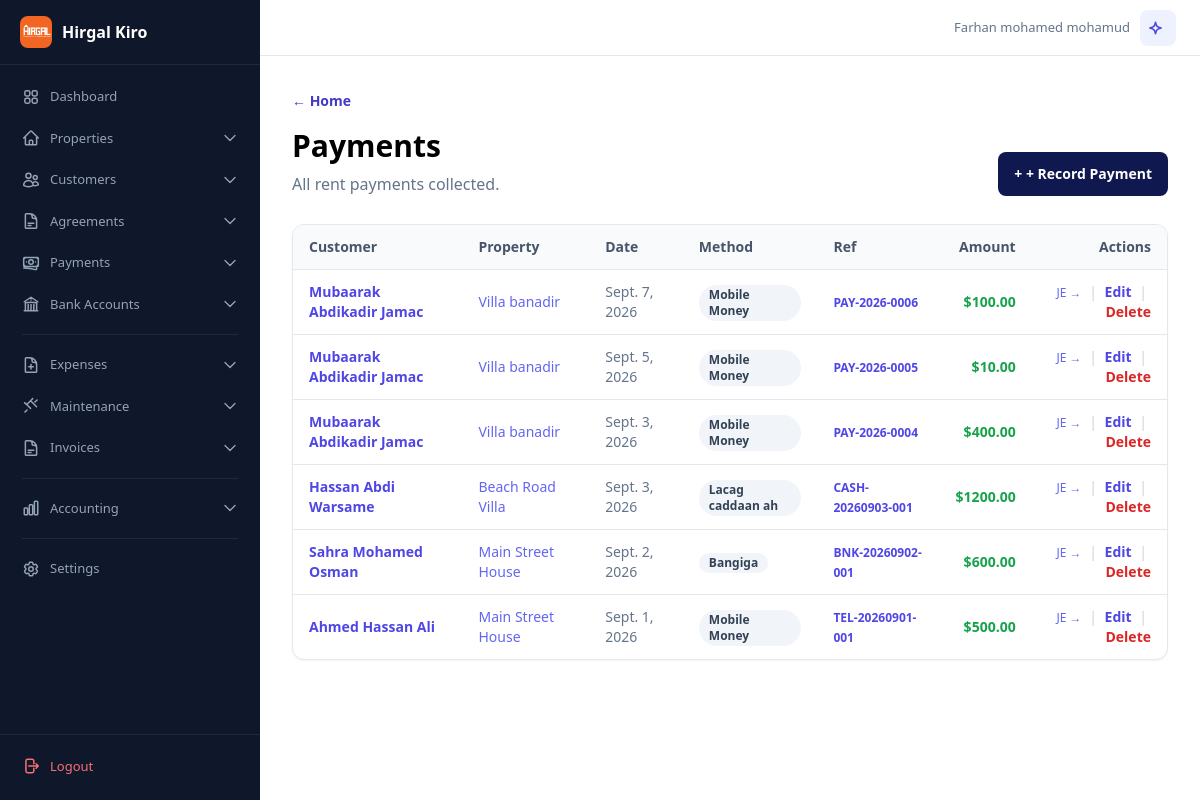
Screenshot of /lacag-bixinta/ (signed in) with the database file from the repository.
### accounts/models.py (models this page shows, shortened)
class User(AbstractBaseUser, PermissionsMixin):
    username = models.CharField(max_length=50, unique=True)
    phone_number = models.CharField(max_length=20, unique=True)
    full_name = models.CharField("Magaca oo buuxa", max_length=150)
    managed_account = models.ForeignKey(
        "self",
        on_delete=models.SET_NULL,
        null=True,
        blank=True,
        related_name="managed_users",
        verbose_name="Sii gelitaanka akoonka (Managed Account)",
        help_text="Dooro akoonka uu isticmaalahani maamulayo xogtiisa (Tusaale: Farxaan)."
    )
    is_active = models.BooleanField(default=True)
    is_approved = models.BooleanField("La ansixiyay", default=False)
    is_staff = models.BooleanField(default=False)
    can_use_chatbot = models.BooleanField("AI Chatbot", default=False, help_text="Ikhtiyaari: Ogolow isticmaalahan inuu isticmaalo AI Chatbot")
    date_joined = models.DateTimeField(auto_now_add=True)
    objects = UserManager()
    USERNAME_FIELD = "username"
    REQUIRED_FIELDS = ["phone_number", "full_name"]
    def get_data_owner(self):
        return self.managed_account if self.managed_account_id else self

### finance/models.py (models this page shows, shortened)
class Payment(models.Model):
    PAYMENT_METHODS = [("cash", "Lacag caddaan ah"), ("mobile_money", "Mobile Money"), ("bank", "Bangiga"), ("other", "Kale")]
    rental_agreement = models.ForeignKey(RentalAgreement, on_delete=models.PROTECT, related_name="payments")
    amount = models.DecimalField(max_digits=10, decimal_places=2)
    payment_date = models.DateField()
    payment_method = models.CharField(max_length=20, choices=PAYMENT_METHODS, default="mobile_money")
    bank_account = models.ForeignKey(BankAccount, on_delete=models.SET_NULL, null=True, blank=True, related_name="payments")
    destination_account = models.ForeignKey("accounting.Account", on_delete=models.SET_NULL, null=True, blank=True, related_name="payments_received", help_text="Xisaabta lacagta lagu shubay")
    invoice = models.ForeignKey("accounting.Invoice", on_delete=models.SET_NULL, null=True, blank=True, related_name="payments")
    journal_entry = models.OneToOneField("accounting.JournalEntry", on_delete=models.SET_NULL, null=True, blank=True, related_name="payment_source")
    reference_number = models.CharField(max_length=100, blank=True)
    notes = models.TextField(blank=True)
    created_at = models.DateTimeField(auto_now_add=True)

### rentals/models.py (models this page shows, shortened)
class RentalAgreement(models.Model):
    AGREEMENT_STATUSES = [("active", "Socda"), ("ended", "Dhammaaday"), ("cancelled", "La baajiyay")]
    RENTAL_SCOPES = [("whole_property", "Hantida oo dhan"), ("partial_property", "Qeyb ka mid ah")]
    UTILITY_RESPONSIBILITY = [("customer", "Customer pays"), ("company", "Company pays")]
    BILL_SETTLEMENT = [("not_checked", "Not checked"), ("paid", "Paid before leaving"), ("unpaid", "Unpaid")]
    tenant = models.ForeignKey(Tenant, on_delete=models.PROTECT, related_name="rental_agreements")
    property = models.ForeignKey(Property, on_delete=models.PROTECT, related_name="rental_agreements", null=True, blank=True)
    unit = models.ForeignKey(Unit, on_delete=models.PROTECT, null=True, blank=True, related_name="rental_agreements")
    room = models.ForeignKey(Room, on_delete=models.PROTECT, null=True, blank=True, related_name="rental_agreements")
    rental_scope = models.CharField(max_length=20, choices=RENTAL_SCOPES, default="whole_property")
    rented_space_count = models.PositiveIntegerField(default=1)
    agreed_monthly_rent = models.DecimalField(max_digits=10, decimal_places=2, default=0)
    start_date = models.DateField()
    end_date = models.DateField(null=True, blank=True)
    monthly_rent = models.DecimalField(max_digits=10, decimal_places=2)
    status = models.CharField(max_length=20, choices=AGREEMENT_STATUSES, default="active")
    electricity_responsible = models.CharField(max_length=10, choices=UTILITY_RESPONSIBILITY, default="customer", verbose_name="Who pays electricity")
    water_responsible = models.CharField(max_length=10, choices=UTILITY_RESPONSIBILITY, default="customer", verbose_name="Who pays water")
    final_bills_settlement = models.CharField(max_length=12, choices=BILL_SETTLEMENT, default="not_checked", verbose_name="Final bills settlement")
    final_bills_notes = models.TextField(blank=True, verbose_name="Final bills notes")
    notes = models.TextField(blank=True)
    class Meta:
        constraints = [
            models.CheckConstraint(condition=Q(end_date__isnull=True) | Q(end_date__gte=F("start_date")), name="agreement_end_after_start"),
            models.CheckConstraint(condition=Q(property__isnull=False) | Q(unit__isnull=False) | Q(room__isnull=False), name="agreement_has_rentable_space"),
        ]

class Tenant(models.Model):
    TENANT_TYPES = [("person", "Qof ama qoys"), ("business", "Ganacsi")]
    owner = models.ForeignKey(settings.AUTH_USER_MODEL, on_delete=models.CASCADE, related_name="tenants")
    full_name = models.CharField("Magaca qofka ama qoyska", max_length=150)
    tenant_type = models.CharField(max_length=20, choices=TENANT_TYPES, default="person")
    phone_number = models.CharField(max_length=20, blank=True, null=True)
    notes = models.TextField(blank=True)
    created_at = models.DateTimeField(auto_now_add=True)
    updated_at = models.DateTimeField(auto_now=True)
    class Meta:
        constraints = [models.UniqueConstraint(fields=["owner", "phone_number"], condition=~Q(phone_number=""), name="unique_tenant_phone_per_owner")]

### properties/models.py (models this page shows, shortened)
class Property(models.Model):
    PROPERTY_TYPES = [("home", "Guri"), ("apartment", "Apartment"), ("commercial", "Ganacsi"), ("mixed", "Isku-dhafan")]
    RESIDENTIAL_STRUCTURES = [("villa", "Filo"), ("multi_floor", "Guri dabaq")]
    owner = models.ForeignKey(settings.AUTH_USER_MODEL, on_delete=models.CASCADE, related_name="properties")
    name = models.CharField("Magaca hantida", max_length=150)
    property_type = models.CharField(max_length=20, choices=PROPERTY_TYPES, default="home")
    residential_structure = models.CharField(max_length=20, choices=RESIDENTIAL_STRUCTURES, default="villa")
    location = models.CharField(max_length=200)
    total_rentable_spaces = models.PositiveIntegerField(default=1)
    electricity_account_no = models.CharField("Electricity account no.", max_length=50, blank=True)
    water_account_no = models.CharField("Water account no.", max_length=50, blank=True)
    cover_image = models.ImageField(upload_to="property_covers/", null=True, blank=True)
    description = models.TextField(blank=True)
    created_at = models.DateTimeField(auto_now_add=True)
    updated_at = models.DateTimeField(auto_now=True)

### web/views.py (the view)
# urls.py: urlpatterns = [path("", PaymentListView.as_view()), path("summary/", PaymentSummaryView.as_view()), path("monthly-summary/", MonthlyPaymentSummaryView.as_view()), path("expenses/", PropertyExpenseView
class PaymentListView(HomeView):
    template_name = "web/payment_list.html"
    def get_context_data(self, **kwargs):
        context = super().get_context_data(**kwargs)
        context["payments"] = Payment.objects.filter(
            rental_agreement__tenant__owner=self.request.user.get_data_owner()
        ).select_related("rental_agreement__tenant", "rental_agreement__property").order_by("-payment_date", "-id")[:100]
        return context

### web/context_processors.py (called while the page is built)
def language_context(request):
    lang = request.GET.get("lang") or request.session.get("language", "en")
    if lang not in ("en", "so"):
        lang = "en"
    request.session["language"] = lang
    return {"current_language": lang}

### templates/web/payment_list.html (shortened to what this page needs)
{% extends "base.html" %}
{% block content %}
<section class="mb-7 flex items-end justify-between">
    <div>
        <a class="text-sm font-semibold text-indigo-700" href="{% url 'home' %}">← Home</a>
        <h1 class="mt-4 text-3xl font-bold">Payments</h1>
        <p class="mt-2 text-slate-500">All rent payments collected.</p>
    </div>
    <a class="rounded-lg bg-ink px-4 py-3 text-sm font-bold text-white" href="{% url 'web-payment-create' %}">+ + Record Payment</a>
</section>
<section class="rounded-xl border bg-white shadow-sm overflow-hidden">
{% if payments %}
<div class="overflow-x-auto">
    <table class="w-full text-left text-sm">
        <thead class="border-b bg-slate-50 text-slate-600">
            <tr>
                <th class="px-4 py-3 font-semibold">Customer</th>
                <th class="px-4 py-3 font-semibold">Property</th>
                <th class="px-4 py-3 font-semibold">Date</th>
                <th class="px-4 py-3 font-semibold">Method</th>
                <th class="px-4 py-3 font-semibold">Ref</th>
                <th class="px-4 py-3 font-semibold text-right">Amount</th>
                <th class="px-4 py-3 font-semibold text-right">Actions</th>
            </tr>
        </thead>
        <tbody class="divide-y">
        {% for payment in payments %}
            <tr class="hover:bg-slate-50">
                <td class="px-4 py-3">
                    <a href="{% url 'web-tenant-detail' payment.rental_agreement.tenant.pk %}" class="font-semibold text-indigo-600 hover:underline">{{ payment.rental_agreement.tenant.full_name }}</a>
                </td>
                <td class="px-4 py-3">
                    <a href="{% url 'web-property-detail' payment.rental_agreement.property.pk %}" class="text-indigo-500 hover:underline">{{ payment.rental_agreement.property.name }}</a>
                </td>
                <td class="px-4 py-3 text-slate-500">{{ payment.payment_date }}</td>
                <td class="px-4 py-3">
                    <span class="inline-flex items-center rounded-full bg-slate-100 px-2.5 py-0.5 text-xs font-semibold text-slate-700">{{ payment.get_payment_method_display }}</span>
                </td>
                <td class="px-4 py-3">
                    <a href="{% url 'web-payment-detail' payment.pk %}" class="text-indigo-600 hover:underline font-semibold text-xs">{{ payment.reference_number|default:"-" }}</a>
                </td>
                <td class="px-4 py-3 text-right font-semibold text-green-600">${{ payment.amount }}</td>
                <td class="px-4 py-3 text-right">
                    {% if payment.journal_entry %}
                    <a href="{% url 'web-journal-detail' payment.journal_entry.pk %}" class="text-xs text-indigo-500 hover:underline">JE →</a>
                    <span class="mx-1 text-slate-300">|</span>
                    {% endif %}
                    <a href="{% url 'web-payment-edit' payment.pk %}" class="font-semibold text-indigo-600 hover:underline">Edit</a>
                    <span class="mx-1 text-slate-300">|</span>
                    <a href="{% url 'web-payment-delete' payment.pk %}" class="font-semibold text-red-600 hover:underline">Delete</a>
                </td>
            </tr>
        {% endfor %}
        </tbody>
    </table>
</div>
{% else %}
<div class="p-10 text-center">
    <p class="font-semibold text-slate-700">No payments yet.</p>
    <p class="mt-2 text-sm text-slate-500">Record a payment when a customer pays rent.</p>
</div>
{% endif %}
</section>
{% endblock %}

### templates/base.html (shortened to what this page needs)
{% load static %}
<!doctype html>
<html lang="en">
<head>
    <script src="https://cdn.tailwindcss.com"></script>
</head>
<body>
    <div class="app-layout">
        {% if user.is_authenticated %}
        {% include "includes/sidebar.html" %}
        {% endif %}
        <div class="main-content"{% if not user.is_authenticated %} style="margin-left: 0"{% endif %}>
            {% if user.is_authenticated %}
            <div class="topbar no-print">
                <div class="topbar-right">
                    <span class="topbar-user">{{ request.user.full_name|default:request.user.username }}</span>
                    <a href="{% url 'web-chatbot' %}" class="rounded-lg bg-indigo-50 p-2 text-indigo-600 hover:bg-indigo-100" title="AI Assistant">
                    </a>
                </div>
            </div>
            {% endif %}
            <div class="p-4 md:p-6 lg:p-8">{% block content %}{% endblock %}</div>
        </div>
    </div>
</body>
</html>

### templates/base.html (style rules this page uses)
.app-layout { display: flex; min-height: 100vh; }
.main-content { flex: 1; margin-left: 260px; min-height: 100vh; }
.topbar { display: flex; align-items: center; justify-content: space-between; height: 56px; padding: 0 24px; background: white; border-bottom: 1px solid #e2e8f0; position: sticky; top: 0; z-index: 30; }
.topbar-right { display: flex; align-items: center; gap: 10px; }
.topbar-user { font-size: 13px; color: #64748b; font-weight: 500; }

### rows the page displays
User: user.full_name "Farhan mohamed mohamud"
Payment: rental_agreement.tenant.full_name "Mubaarak Abdikadir Jamac", rental_agreement.property.name "Villa banadir", payment_date "Sept. 7, 2026", payment_method "Mobile Money", reference_number "PAY-2026-0006", amount "100.00", shows "JE →"
Payment: rental_agreement.tenant.full_name "Mubaarak Abdikadir Jamac", rental_agreement.property.name "Villa banadir", payment_date "Sept. 5, 2026", payment_method "Mobile Money", reference_number "PAY-2026-0005", amount "10.00", shows "JE →"
Payment: rental_agreement.tenant.full_name "Mubaarak Abdikadir Jamac", rental_agreement.property.name "Villa banadir", payment_date "Sept. 3, 2026", payment_method "Mobile Money", reference_number "PAY-2026-0004", amount "400.00", shows "JE →"
Payment: rental_agreement.tenant.full_name "Hassan Abdi Warsame", rental_agreement.property.name "Beach Road Villa", payment_date "Sept. 3, 2026", payment_method "Lacag caddaan ah", reference_number "CASH-20260903-001", amount "1200.00", shows "JE →"
Payment: rental_agreement.tenant.full_name "Sahra Mohamed Osman", rental_agreement.property.name "Main Street House", payment_date "Sept. 2, 2026", payment_method "Bangiga", reference_number "BNK-20260902-001", amount "600.00", shows "JE →"
Payment: rental_agreement.tenant.full_name "Ahmed Hassan Ali", rental_agreement.property.name "Main Street House", payment_date "Sept. 1, 2026", payment_method "Mobile Money", reference_number "TEL-20260901-001", amount "500.00", shows "JE →"
